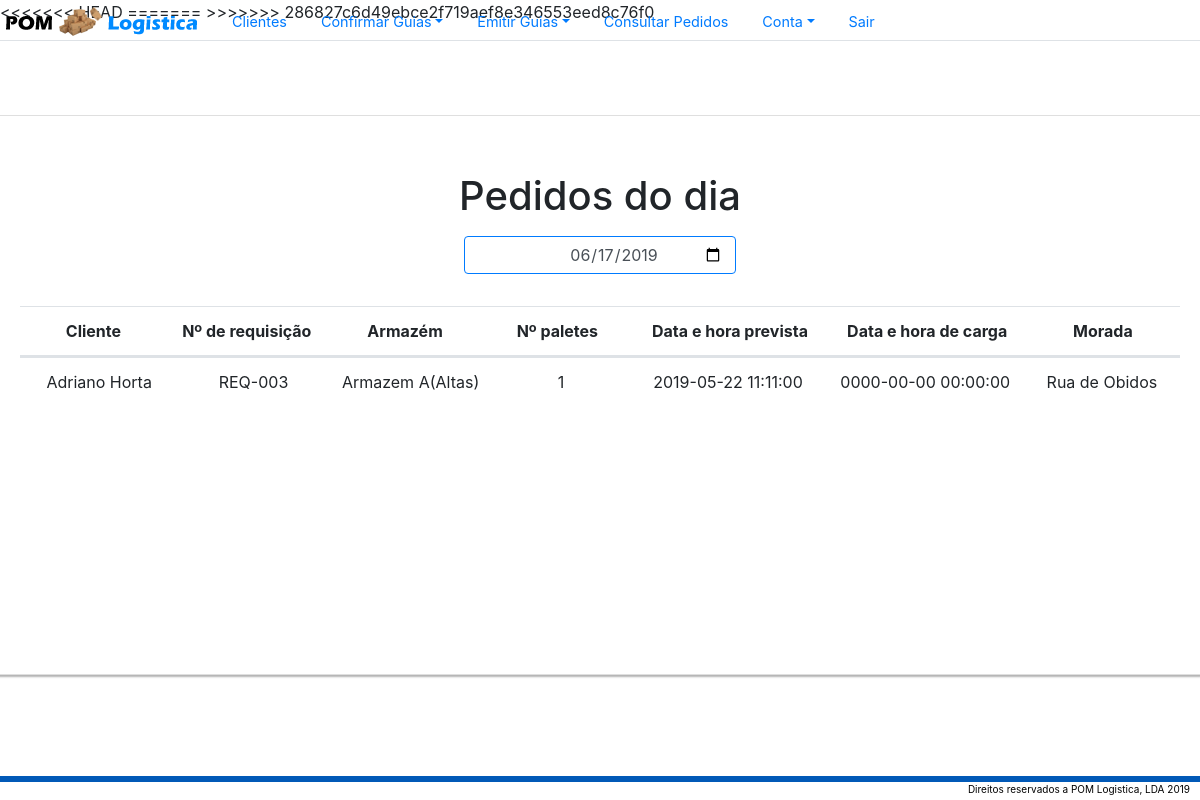
/Operador/Listagens/listagem_pedidos_armazem.php, run on the app's committed database.
### tables this page shows
CREATE TABLE `guia` (
  `id` int(11) NOT NULL,
  `cliente_id` int(3) DEFAULT NULL,
  `guia_id` int(3) DEFAULT NULL,
  `tipo_guia_id` int(3) DEFAULT NULL,
  `tipo_palete_id` int(3) DEFAULT NULL,
  `tipo_zona_id` int(3) DEFAULT NULL,
  `armazem_id` int(3) DEFAULT NULL,
  `artigo_id` int(3) DEFAULT NULL,
  `data_prevista` datetime DEFAULT NULL,
  `data_carga` datetime NOT NULL,
  `numero_paletes` int(3) DEFAULT NULL,
  `numero_requisicao` text DEFAULT NULL,
  `morada` text DEFAULT NULL,
  `localidade` text DEFAULT NULL,
  `matricula` text DEFAULT NULL,
  `confirmar` tinyint(1) DEFAULT NULL,
  `confirmarTotal` tinyint(1) DEFAULT NULL
);

CREATE TABLE `cliente` (
  `id` int(11) NOT NULL,
  `nome` text NOT NULL,
  `nif` int(9) NOT NULL,
  `morada` text NOT NULL,
  `localidade` text NOT NULL
);

CREATE TABLE `armazem` (
  `id` int(11) NOT NULL,
  `nome` text NOT NULL,
  `espaco` int(5) NOT NULL,
  `custo_carga` decimal(5,2) NOT NULL,
  `custo_descarga` decimal(5,2) NOT NULL
);

### Operador/Listagens/listagem_pedidos_armazem.php (the view, shortened to what this page needs)
<!DOCTYPE html>
<html lang=pt dir="ltr">
<head>
    <link rel="stylesheet" href="https://stackpath.bootstrapcdn.com/bootstrap/4.3.1/css/bootstrap.min.css">
    <link rel="stylesheet" href="node_modules\bootstrap-datepicker\dist\css\bootstrap-datepicker.standalone.css">
    <link rel="stylesheet" href="styles\style.css">
    <link rel="stylesheet" href="node_modules\jquery\dist\jquery.js">
</head>
<body>
    <?php
    $timeRN = date("Y-m-d");
    ?>
    <div class="row align-items-center">
        <div class="card card-container" style="text-align:center; width:85rem; height:35rem; margin-bottom:auto; max-width: 10000px;">
            <p id="profile-name" class="profile-name-card"></p>
            <form class="container" action="/POM-Logistica/Operador/Listagens/listagem_pedidos_armazem.php" method="post">
                <div style="text-align:center;">
                    <h1 style="margin-bottom:1rem;">Pedidos do dia</h1>
                    <?php
                    if (isset($data)) {
                        ?>
                        <input class="form-control" onchange="this.form.submit()" style="text-align:center; text-indent:1.5rem; margin-left:auto; margin-right:auto; width:17rem; border-color:#007bff;" type="date" value="<?php echo $data ?>" name="data">
                    <?php
                    } else {
                    ?>
                        <input class="form-control" onchange="this.form.submit()" style="text-align:center; text-indent:1.5rem; margin-left:auto; margin-right:auto; width:17rem; border-color:#007bff;" type="date" value="<?php echo $timeRN ?>" name="data">
                    <?php
                    }
                    ?>
                    <div>
                        <table style="margin-top:2rem; margin-left:-25px; width: 1160px; text-align:center" class="table">
                            <thead>
                                <tr>
                                    <th>Cliente</th>
                                    <th>Nº de requisição</th>
                                    <th>Armazém</th>
                                    <th>Nº paletes</th>
                                    <th style="width:17%">Data e hora prevista</th>
                                    <th style="width:17%">Data e hora de carga</th>
                                    <th>Morada</th>
                                </tr>
                            </thead>
                            <tbody>
                                <?php
                                if (isset($data)) {
                                    $query = mysqli_query($conn, "SELECT * FROM guia WHERE tipo_guia_id = 2 or tipo_guia_id = 1 AND DATE(data_prevista)='$data' ORDER BY data_carga ASC");
                                } else {
                                    $query = mysqli_query($conn, "SELECT * FROM guia WHERE tipo_guia_id = 2  or tipo_guia_id = 1 AND DATE(data_prevista)='$timeRN' ORDER BY data_carga ASC");
                                }
                                foreach ($query as $eachRow) {
                                    $clienteId = $eachRow['cliente_id'];
                                    $numReq = $eachRow['numero_requisicao'];
                                    $armazem = $eachRow['armazem_id'];
                                    $numPaletes = $eachRow['numero_paletes'];
                                    $dataPrevista = $eachRow['data_prevista'];
                                    $dataCarga = $eachRow['data_carga'];
                                    $morada = $eachRow['morada'];
                                    $sql2 = mysqli_query($conn, "SELECT * FROM cliente WHERE id='$clienteId'");
                                    $sql3 = mysqli_fetch_array($sql2);
                                    $nomeCliente = $sql3['nome'];
                                    $sql4 = mysqli_query($conn, "SELECT * FROM armazem WHERE id='$armazem'");
                                    $sql5 = mysqli_fetch_array($sql4);
                                    $nomeArmazem = $sql5['nome'];
                                    ?>
                                    <tr>
                                        <td><?php echo $nomeCliente ?></td>
                                        <td><?php echo $numReq ?></td>
                                        <td><?php echo $nomeArmazem ?></td>
                                        <td><?php echo $numPaletes ?></td>
                                        <td style="width:17%"><?php echo $dataPrevista ?></td>
                                        <td style="width:17%"><?php echo $dataCarga ?></td>
                                        <td><?php echo $morada ?></td>
                                    </tr>
                                <?php
                            }
                            ?>
                            </tbody>
                        </table>
                    </div>
            </form>
        </div>
    </div>
</body>
</html>

### styles/style.css (style rules this page uses)
body, html { height: 100%; }
.card-container.card { max-width: 500px; padding: 20px 40px; }
.card { background-color: rgb(255, 255, 255); padding: 10px 25px 30px; margin: 0 auto 25px; margin-top: 50px; -moz-border-radius: 2px; -webkit-border-radius: 2px; border-radius: 15px; -moz-box-shadow: 0px 2px 2px rgba(0, 0, 0, 0.3); -webkit-box-shadow: 0px 2px 2px rgba(0, 0, 0, 0.3); box-shadow: 0px 2px 2px rgba(0, 0, 0, 0.3); }
.profile-name-card { font-size: 16px; font-weight: bold; text-align: center; margin: 10px 0 0; min-height: 1em; }

### styles/style3.css (style rules this page uses)
.container { margin-top: 10px; }
::placeholder { text-align: center; }

### Operador/Listagens/listagem_pedidos_armazem.php (style rules this page uses)
body { overflow: hidden; }
tbody, thead tr { display: block; }
tbody { height: 18rem; overflow-y: auto; overflow-x: hidden; }
tbody td, thead th { width: 210px; }
thead th:last-child { width: 220px; }

### data on the page
guia: cliente.nome "Adriano Horta", numero_requisicao "REQ-003", armazem.nome "Armazem A(Altas)", numero_paletes "1", data_prevista "2019-05-22 11:11:00", data_carga "0000-00-00 00:00:00", morada "Rua de Obidos"
